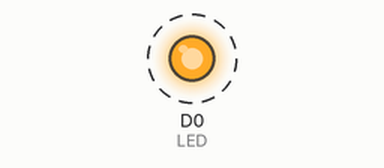
A sketch run on a simulated ESP8266 (NodeMCU). Parts: output pins drawn as LEDs (lit = HIGH). Dashed ring = blinking. WiFi joins after 1.5 s; servers stay silent unless stated; not simulated (calls return 0 or success): credentials.h; what the sketch prints to the serial monitor is not drawn.

Above: at 1.63 s.
Timing chart, 0 to 4.6 s (numbered marks = the images above):
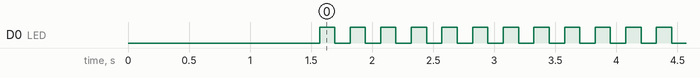

The sketch:

basic-ota.ino
```cpp
/*------------------------------------------------------------------------------

Maintainer:   jeffskinnerbox@yahoo.com / www.jeffskinnerbox.me
Version:      0.0.1

DESCRIPTION:
    the first firmware upload has to be done over a serial port. If the OTA routines are correctly implemented in the sketch, then all subsequent uploads may be done over the air.

    I would like to be able to view serial monitor over wifi, but "Serial monitor is not supported on network ports such as <device ip address>"
    The Serial.print() sends data directly to the hardware serial pins so you need something that has a physical connection to those pins in order to read the data.
    It creates a Telnet port on the ESP chip. You can then connect using a standard Telnet client to access the debugging output.

PHYSICAL DESIGN:
    Just ESP8266, nothing else required

MONITOR:
    screen /dev/ttyUSB0 9600,cs8cls
    to terminate Cntr-a :quit

TESTING:
    NA

USAGE:
    NA

REFERENCE MATERIALS:
    https://lastminuteengineers.com/esp8266-ota-updates-arduino-ide/
    https://randomnerdtutorials.com/esp8266-ota-updates-with-arduino-ide-over-the-air/

SOURCES:
    Code adapted from https://randomnerdtutorials.com/esp8266-ota-updates-with-arduino-ide-over-the-air/
    https://tttapa.github.io/ESP8266/Chap13%20-%20OTA.html
    ~/.arduino15/packages/esp8266/hardware/esp8266/2.5.2/libraries/ArduinoOTA/examples/BasicOTA/BasicOTA.ino

CREATED BY:
    jeffskinnerbox@yahoo.com

------------------------------------------------------------------------------*/

// ESP8266 libraries (~/.arduino15/packages/esp8266)
#include <ArduinoOTA.h>
#include <ESP8266WiFi.h>
#include <ESP8266mDNS.h>

// Arduino libraries (~/src/arduino/libraries)
#include <WiFiUdp.h>

// Arduino Sketchbooks libraries (~/src/arduino/sketchbooks/libraries)

// basic-ota project's include files (~/src/scrolling-display/test/ota/basic-ota)
#include "credentials.h"

// ota required hostname and upload port
# define OTAHOSTNAME "basic-ota"
# define OTAPORT 8266

// variables for blinking an LED with Millis (don't use delay)
#define LED D0                          // ESP8266 Pin to which onboard LED is connected
unsigned long previousTime = 0;         // stores last time LED was updated
const unsigned long blink_rate = 125;   // interval at which to blink LED (milliseconds)

// version stamp
#define VER OTAHOSTNAME " " __DATE__ " at " __TIME__
const char version[] = VER;


//------------------------------ Helper Routines -------------------------------

void setupWiFi() {

    Serial.print("ESP8266 MAC address = ");
    Serial.println(WiFi.macAddress());

    WiFi.mode(WIFI_STA);
    WiFi.begin(WIFISSID, WIFIPASS);

    while (WiFi.waitForConnectResult() != WL_CONNECTED) {
        Serial.println("WIFi Connection failed!  Rebooting...");
        delay(2000);
        ESP.restart();
    }

}


void setupOTA() {

    // if not set, port defaults to 8266 (3232 for esp32)
    ArduinoOTA.setPort(OTAPORT);

    // if not set, hostname defaults to esp8266-<ChipID-in-Hex>
    ArduinoOTA.setHostname(OTAHOSTNAME);

    // if not set, defaults to no authentication required for ota
    ArduinoOTA.setPassword((const char *)"123");

    // Password can be set with it's md5 value as well
    // MD5(admin) = 21232f297a57a5a743894a0e4a801fc3
    // ArduinoOTA.setPasswordHash("21232f297a57a5a743894a0e4a801fc3");

    ArduinoOTA.onStart([]() { Serial.println("Start"); });

    ArduinoOTA.onEnd([]() { Serial.println("\n\rEnd"); });

    ArduinoOTA.onProgress([](unsigned int progress, unsigned int total) {
        Serial.printf("Progress: %u%%\r", (progress / (total / 100)));
    });

    ArduinoOTA.onError([](ota_error_t error) {
        Serial.printf("OTA Error[%u]: ", error);
        if (error == OTA_AUTH_ERROR) Serial.println("Auth Failed");
        else if (error == OTA_BEGIN_ERROR) Serial.println("Begin Failed");
        else if (error == OTA_CONNECT_ERROR) Serial.println("Connect Failed");
        else if (error == OTA_RECEIVE_ERROR) Serial.println("Receive Failed");
        else if (error == OTA_END_ERROR) Serial.println("End Failed");

        ESP.restart();
    });

    ArduinoOTA.begin();

}


//------------------------------- Main Routines --------------------------------

void setup() {

    Serial.begin(9600);
    while (!Serial) {}          // wait for serial port to connect

    Serial.println("\n\n\rBooting ...");
    Serial.printf("Version = %s\n\r", version);
    Serial.printf("ESP8266 chip ID = %x\n\r", ESP.getChipId());

    setupWiFi();                // connect to wifi network

    setupOTA();                 // make esp8266 ready for ota support

    pinMode(LED, OUTPUT);       // set led pin as output so you can blink it

    Serial.println("\n\rESP8266 is OTA update ready");
    Serial.println(ArduinoOTA.getHostname());
    Serial.println(WiFi.localIP());
    Serial.println(OTAPORT);

}


void loop() {
    static unsigned int i = 0;
    unsigned long currentTime = millis();

    ArduinoOTA.handle();                  // OTA handler, look for OTA update request

    // blink LED to signal that you are OTA update ready
    if (currentTime - previousTime >= blink_rate) {
        previousTime = currentTime;            // save the last time you blinked the LED
        digitalWrite(LED, !digitalRead(LED));  // toggle led state
    }

    //Serial.printf("I'm in loop() waiting for update ... %u\n\r", ++i);

}
```

Measured:
- by itself, D0 (LED): alternates HIGH for 0.13 s and LOW for 0.13 s
